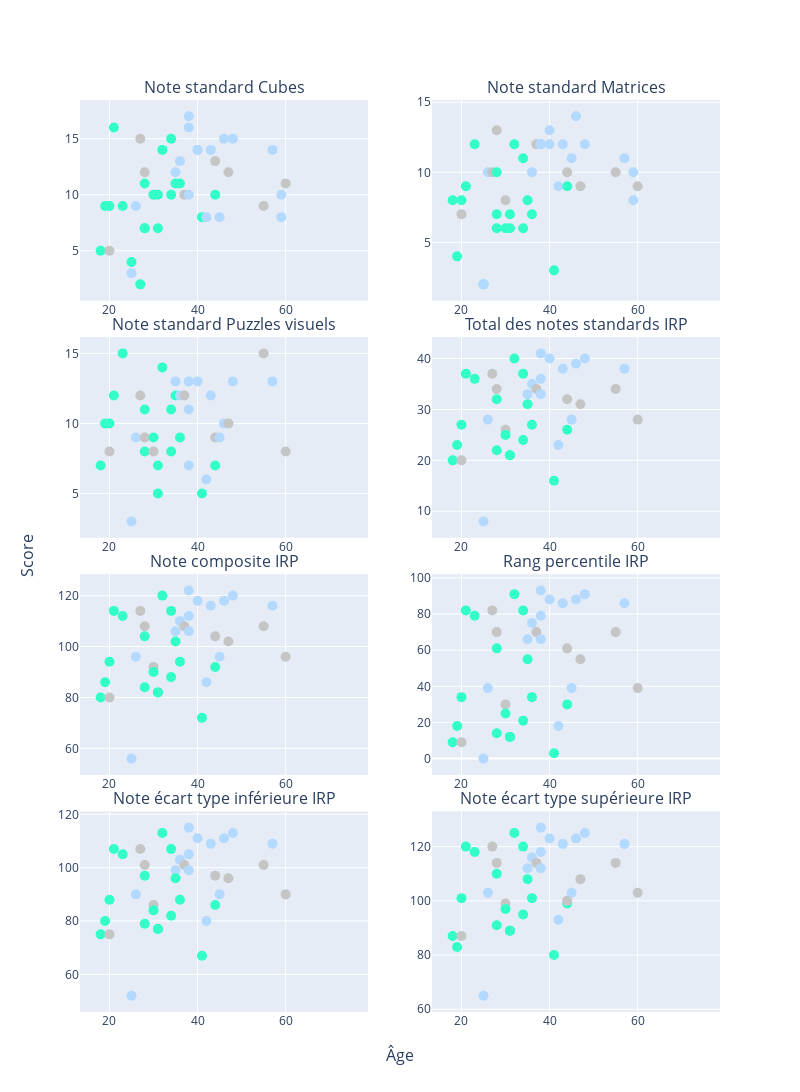

The cell this chart's notebook holds for it:
### Code cell
fig_wais_sub.add_trace(go.Scatter(x= df_wais_sub['age'], y=df_wais_sub[subplot_titles[4]], mode="markers+text",
            marker={'size': 10, "color": df_wais_sub['Type_color'] },
            hovertext= df_wais_sub['ID_SECONDAIRE'] +", "+ df_wais_sub['Type']),
            row=1, col=1)

fig_wais_sub.add_trace(go.Scatter(x= df_wais_sub['age'], y=df_wais_sub[subplot_titles[5]], mode="markers+text",
            marker={'size': 10, "color": df_wais_sub['Type_color'] },
            hovertext= df_wais_sub['ID_SECONDAIRE'] +", "+ df_wais_sub['Type']),
              row=1, col=2)

fig_wais_sub.add_trace(go.Scatter(x= df_wais_sub['age'], y=df_wais_sub[subplot_titles[6]], mode="markers+text",
            marker={'size': 10, "color": df_wais_sub['Type_color'] },
            hovertext= df_wais_sub['ID_SECONDAIRE'] +", "+ df_wais_sub['Type']),
              row=2, col=1)

fig_wais_sub.add_trace(go.Scatter(x= df_wais_sub['age'], y=df_wais_sub[subplot_titles[7]], mode="markers+text",
            marker={'size': 10, "color": df_wais_sub['Type_color'] },
            hovertext= df_wais_sub['ID_SECONDAIRE'] +", "+ df_wais_sub['Type']),
            row=2, col=2)

fig_wais_sub.add_trace(go.Scatter(x= df_wais_sub['age'], y=df_wais_sub[subplot_titles[8]], mode="markers+text",
            marker={'size': 10, "color": df_wais_sub['Type_color'] },
            hovertext= df_wais_sub['ID_SECONDAIRE'] +", "+ df_wais_sub['Type']),
            row=3, col=1)
                                                             
fig_wais_sub.add_trace(go.Scatter(x= df_wais_sub['age'], y=df_wais_sub[subplot_titles[9]], mode="markers+text",
            marker={'size': 10, "color": df_wais_sub['Type_color'] },
            hovertext= df_wais_sub['ID_SECONDAIRE'] +", "+ df_wais_sub['Type']),
            row=3, col=2)
    
fig_wais_sub.add_trace(go.Scatter(x= df_wais_sub['age'], y=df_wais_sub[subplot_titles[10]], mode="markers+text",
            marker={'size': 10, "color": df_wais_sub['Type_color'] },
            hovertext= df_wais_sub['ID_SECONDAIRE'] +", "+ df_wais_sub['Type']),
            row=4, col=1)
    
fig_wais_sub.add_trace(go.Scatter(x= df_wais_sub['age'], y=df_wais_sub[subplot_titles[11]], mode="markers+text",
            marker={'size': 10, "color": df_wais_sub['Type_color'] },
            hovertext= df_wais_sub['ID_SECONDAIRE'] +", "+ df_wais_sub['Type']),
            row=4, col=2)
    
fig_wais_sub.update_layout(height=1500, width=800,
                   showlegend=False
            )

### Figure 1 — Plotly figure (JSON) as saved in the notebook; plotly's stock layout.template omitted (floating-point values rounded to 4 significant figures)
{"data": [{"hovertext": ["EF 2E 22 E0 EA, Type 1", "B6 A4 CD 3A 81, Type 1", "76 A2 26 6F C7, Type inconnu", "C2 C3 05 A8 4B, Type 1", "39 CA BD 3C 82, Type 1", "7B DE 78 5B F6, Type 1", "9B 8E 44 F8 FF, Type 1", "EA 6F FF DE 42, Type 2", "90 01 09 71 F0, Type 2", "39 35 88 38 7B, Type inconnu", "35 86 13 56 24, Type 1", "AB A5 ED 43 8B, Type 1", "81 03 8C 07 58, Type inconnu", "7D 76 3D FC 91, Type 1", "73 EC 1B D7 9B, Type 1", "48 84 25 4A E0, Type inconnu", "01 83 17 5E 89, Type 1", "B9 5D 22 14 86, Type 1", "A1 54 32 B1 53, Type 1", "FD 11 B7 CF 8F, Type 1", "DB 6B 59 3A 0C, Type 1", "F1 C2 1C 3A FC, Type 1", "31 19 64 3D 10, Type 2", "98 2C 1A AA 87, Type 1", "A2 D7 D0 A4 2A, Type 1", "D7 FC 44 05 CA, Type 2", "8A A0 53 AC 37, Type inconnu", "8A 77 B8 09 AD, Type 2", "02 88 A7 94 50, Type 2", "64 0B 1B 0A 45, Type 2", "51 B7 6E C2 FD, Type 2", "A4 03 5A F0 57, Type 2", "02 92 7B FF E6, Type 1", "90 A6 58 8A AD, Type 2", "F5 E4 FD A4 9F, Type 2", "06 25 B6 B7 F5, Type 1", "47 09 1C 5F 94, Type inconnu", "76 8F 56 DE 15, Type 2", "3D F6 5A B4 9D, Type 2", "3F 34 F5 32 80, Type inconnu", "A6 FD C4 C0 69, Type 2", "4F 9C 21 D3 31, Type 2", "4B 6C 17 74 29, Type inconnu", "94 EB 19 B7 18, Type 2", "12 A8 8F 3F 67, Type inconnu", "19 01 73 04 E2, Type 2", "A2 C1 35 C2 8C, Type 2", "0F 30 93 5E 0E, Type 2", "81 DB 14 CC 21, Type inconnu", "CA A2 77 FC 22, Type 2", "96 B8 5B 6F 8F, Type inconnu", "96 DD DC FE E3, Type 2", "21 36 06 E2 38, Type 2", "B7 CA E8 BC 99, Type 2", "3E C6 4C 31 8B, Type inconnu", "EF 4A CF 20 AF, Type 2"], "marker": {"color": ["#33ffc9", "#33ffc9", "#C5C5C5", "#33ffc9", "#33ffc9", "#33ffc9", "#33ffc9", "#B3D9FF", "#B3D9FF", "#C5C5C5", "#33ffc9", "#33ffc9", "#C5C5C5", "#33ffc9", "#33ffc9", "#C5C5C5", "#33ffc9", "#33ffc9", "#33ffc9", "#33ffc9", "#33ffc9", "#33ffc9", "#B3D9FF", "#33ffc9", "#33ffc9", "#B3D9FF", "#C5C5C5", "#B3D9FF", "#B3D9FF", "#B3D9FF", "#B3D9FF", "#B3D9FF", "#33ffc9", "#B3D9FF", "#B3D9FF", "#33ffc9", "#C5C5C5", "#B3D9FF", "#B3D9FF", "#C5C5C5", "#B3D9FF", "#B3D9FF", "#C5C5C5", "#B3D9FF", "#C5C5C5", "#B3D9FF", "#B3D9FF", "#B3D9FF", "#C5C5C5", "#B3D9FF", "#C5C5C5", "#B3D9FF", "#B3D9FF", "#B3D9FF", "#C5C5C5", "#B3D9FF"], "size": 10}, "mode": "markers+text", "type": "scatter", "x": [18, 19, 20, 20, 21, 23, 25, 25, 26, 27, 27, 28, 28, 28, 28, 30, 30, 31, 31, 32, 34, 34, 35, 35, 36, 36, 37, 38, 38, 38, 40, 40, 41, 42, 43, 44, 44, 45, 46, 47, 48, 52, 55, 57, 57, 59, 59, 59, 60, 60, 62, 64, 67, 72, 74, 74], "xaxis": "x", "y": [5, 9, 5, 9, 16, 9, 4, 3, 9, 15, 2, 7, 12, 11, 7, 10, 10, 10, 7, 14, 10, 15, 12, 11, 11, 13, 10, 16, 10, 17, 14, 14, 8, 8, 14, 10, 13, 8, 15, 12, 15, null, 9, 14, null, 10, null, 8, 11, null, null, null, null, null, null, null], "yaxis": "y"}, {"hovertext": ["EF 2E 22 E0 EA, Type 1", "B6 A4 CD 3A 81, Type 1", "76 A2 26 6F C7, Type inconnu", "C2 C3 05 A8 4B, Type 1", "39 CA BD 3C 82, Type 1", "7B DE 78 5B F6, Type 1", "9B 8E 44 F8 FF, Type 1", "EA 6F FF DE 42, Type 2", "90 01 09 71 F0, Type 2", "39 35 88 38 7B, Type inconnu", "35 86 13 56 24, Type 1", "AB A5 ED 43 8B, Type 1", "81 03 8C 07 58, Type inconnu", "7D 76 3D FC 91, Type 1", "73 EC 1B D7 9B, Type 1", "48 84 25 4A E0, Type inconnu", "01 83 17 5E 89, Type 1", "B9 5D 22 14 86, Type 1", "A1 54 32 B1 53, Type 1", "FD 11 B7 CF 8F, Type 1", "DB 6B 59 3A 0C, Type 1", "F1 C2 1C 3A FC, Type 1", "31 19 64 3D 10, Type 2", "98 2C 1A AA 87, Type 1", "A2 D7 D0 A4 2A, Type 1", "D7 FC 44 05 CA, Type 2", "8A A0 53 AC 37, Type inconnu", "8A 77 B8 09 AD, Type 2", "02 88 A7 94 50, Type 2", "64 0B 1B 0A 45, Type 2", "51 B7 6E C2 FD, Type 2", "A4 03 5A F0 57, Type 2", "02 92 7B FF E6, Type 1", "90 A6 58 8A AD, Type 2", "F5 E4 FD A4 9F, Type 2", "06 25 B6 B7 F5, Type 1", "47 09 1C 5F 94, Type inconnu", "76 8F 56 DE 15, Type 2", "3D F6 5A B4 9D, Type 2", "3F 34 F5 32 80, Type inconnu", "A6 FD C4 C0 69, Type 2", "4F 9C 21 D3 31, Type 2", "4B 6C 17 74 29, Type inconnu", "94 EB 19 B7 18, Type 2", "12 A8 8F 3F 67, Type inconnu", "19 01 73 04 E2, Type 2", "A2 C1 35 C2 8C, Type 2", "0F 30 93 5E 0E, Type 2", "81 DB 14 CC 21, Type inconnu", "CA A2 77 FC 22, Type 2", "96 B8 5B 6F 8F, Type inconnu", "96 DD DC FE E3, Type 2", "21 36 06 E2 38, Type 2", "B7 CA E8 BC 99, Type 2", "3E C6 4C 31 8B, Type inconnu", "EF 4A CF 20 AF, Type 2"], "marker": {"color": ["#33ffc9", "#33ffc9", "#C5C5C5", "#33ffc9", "#33ffc9", "#33ffc9", "#33ffc9", "#B3D9FF", "#B3D9FF", "#C5C5C5", "#33ffc9", "#33ffc9", "#C5C5C5", "#33ffc9", "#33ffc9", "#C5C5C5", "#33ffc9", "#33ffc9", "#33ffc9", "#33ffc9", "#33ffc9", "#33ffc9", "#B3D9FF", "#33ffc9", "#33ffc9", "#B3D9FF", "#C5C5C5", "#B3D9FF", "#B3D9FF", "#B3D9FF", "#B3D9FF", "#B3D9FF", "#33ffc9", "#B3D9FF", "#B3D9FF", "#33ffc9", "#C5C5C5", "#B3D9FF", "#B3D9FF", "#C5C5C5", "#B3D9FF", "#B3D9FF", "#C5C5C5", "#B3D9FF", "#C5C5C5", "#B3D9FF", "#B3D9FF", "#B3D9FF", "#C5C5C5", "#B3D9FF", "#C5C5C5", "#B3D9FF", "#B3D9FF", "#B3D9FF", "#C5C5C5", "#B3D9FF"], "size": 10}, "mode": "markers+text", "type": "scatter", "x": [18, 19, 20, 20, 21, 23, 25, 25, 26, 27, 27, 28, 28, 28, 28, 30, 30, 31, 31, 32, 34, 34, 35, 35, 36, 36, 37, 38, 38, 38, 40, 40, 41, 42, 43, 44, 44, 45, 46, 47, 48, 52, 55, 57, 57, 59, 59, 59, 60, 60, 62, 64, 67, 72, 74, 74], "xaxis": "x2", "y": [8, 4, 7, 8, 9, 12, 2, 2, 10, 10, null, 7, 13, 10, 6, 8, 6, 6, 7, 12, 6, 11, 8, 8, 7, 10, 12, 12, 12, 12, 13, 12, 3, 9, 12, 9, 10, 11, 14, 9, 12, null, 10, 11, null, 10, null, 8, 9, null, null, null, null, null, null, null], "yaxis": "y2"}, {"hovertext": ["EF 2E 22 E0 EA, Type 1", "B6 A4 CD 3A 81, Type 1", "76 A2 26 6F C7, Type inconnu", "C2 C3 05 A8 4B, Type 1", "39 CA BD 3C 82, Type 1", "7B DE 78 5B F6, Type 1", "9B 8E 44 F8 FF, Type 1", "EA 6F FF DE 42, Type 2", "90 01 09 71 F0, Type 2", "39 35 88 38 7B, Type inconnu", "35 86 13 56 24, Type 1", "AB A5 ED 43 8B, Type 1", "81 03 8C 07 58, Type inconnu", "7D 76 3D FC 91, Type 1", "73 EC 1B D7 9B, Type 1", "48 84 25 4A E0, Type inconnu", "01 83 17 5E 89, Type 1", "B9 5D 22 14 86, Type 1", "A1 54 32 B1 53, Type 1", "FD 11 B7 CF 8F, Type 1", "DB 6B 59 3A 0C, Type 1", "F1 C2 1C 3A FC, Type 1", "31 19 64 3D 10, Type 2", "98 2C 1A AA 87, Type 1", "A2 D7 D0 A4 2A, Type 1", "D7 FC 44 05 CA, Type 2", "8A A0 53 AC 37, Type inconnu", "8A 77 B8 09 AD, Type 2", "02 88 A7 94 50, Type 2", "64 0B 1B 0A 45, Type 2", "51 B7 6E C2 FD, Type 2", "A4 03 5A F0 57, Type 2", "02 92 7B FF E6, Type 1", "90 A6 58 8A AD, Type 2", "F5 E4 FD A4 9F, Type 2", "06 25 B6 B7 F5, Type 1", "47 09 1C 5F 94, Type inconnu", "76 8F 56 DE 15, Type 2", "3D F6 5A B4 9D, Type 2", "3F 34 F5 32 80, Type inconnu", "A6 FD C4 C0 69, Type 2", "4F 9C 21 D3 31, Type 2", "4B 6C 17 74 29, Type inconnu", "94 EB 19 B7 18, Type 2", "12 A8 8F 3F 67, Type inconnu", "19 01 73 04 E2, Type 2", "A2 C1 35 C2 8C, Type 2", "0F 30 93 5E 0E, Type 2", "81 DB 14 CC 21, Type inconnu", "CA A2 77 FC 22, Type 2", "96 B8 5B 6F 8F, Type inconnu", "96 DD DC FE E3, Type 2", "21 36 06 E2 38, Type 2", "B7 CA E8 BC 99, Type 2", "3E C6 4C 31 8B, Type inconnu", "EF 4A CF 20 AF, Type 2"], "marker": {"color": ["#33ffc9", "#33ffc9", "#C5C5C5", "#33ffc9", "#33ffc9", "#33ffc9", "#33ffc9", "#B3D9FF", "#B3D9FF", "#C5C5C5", "#33ffc9", "#33ffc9", "#C5C5C5", "#33ffc9", "#33ffc9", "#C5C5C5", "#33ffc9", "#33ffc9", "#33ffc9", "#33ffc9", "#33ffc9", "#33ffc9", "#B3D9FF", "#33ffc9", "#33ffc9", "#B3D9FF", "#C5C5C5", "#B3D9FF", "#B3D9FF", "#B3D9FF", "#B3D9FF", "#B3D9FF", "#33ffc9", "#B3D9FF", "#B3D9FF", "#33ffc9", "#C5C5C5", "#B3D9FF", "#B3D9FF", "#C5C5C5", "#B3D9FF", "#B3D9FF", "#C5C5C5", "#B3D9FF", "#C5C5C5", "#B3D9FF", "#B3D9FF", "#B3D9FF", "#C5C5C5", "#B3D9FF", "#C5C5C5", "#B3D9FF", "#B3D9FF", "#B3D9FF", "#C5C5C5", "#B3D9FF"], "size": 10}, "mode": "markers+text", "type": "scatter", "x": [18, 19, 20, 20, 21, 23, 25, 25, 26, 27, 27, 28, 28, 28, 28, 30, 30, 31, 31, 32, 34, 34, 35, 35, 36, 36, 37, 38, 38, 38, 40, 40, 41, 42, 43, 44, 44, 45, 46, 47, 48, 52, 55, 57, 57, 59, 59, 59, 60, 60, 62, 64, 67, 72, 74, 74], "xaxis": "x3", "y": [7, 10, 8, 10, 12, 15, null, 3, 9, 12, null, 8, 9, 11, null, 8, 9, 5, 7, 14, 8, 11, 13, 12, 9, 12, 12, 13, 11, 7, 13, null, 5, 6, 12, 7, 9, 9, 10, 10, 13, null, 15, 13, null, null, null, null, 8, null, null, null, null, null, null, null], "yaxis": "y3"}, {"hovertext": ["EF 2E 22 E0 EA, Type 1", "B6 A4 CD 3A 81, Type 1", "76 A2 26 6F C7, Type inconnu", "C2 C3 05 A8 4B, Type 1", "39 CA BD 3C 82, Type 1", "7B DE 78 5B F6, Type 1", "9B 8E 44 F8 FF, Type 1", "EA 6F FF DE 42, Type 2", "90 01 09 71 F0, Type 2", "39 35 88 38 7B, Type inconnu", "35 86 13 56 24, Type 1", "AB A5 ED 43 8B, Type 1", "81 03 8C 07 58, Type inconnu", "7D 76 3D FC 91, Type 1", "73 EC 1B D7 9B, Type 1", "48 84 25 4A E0, Type inconnu", "01 83 17 5E 89, Type 1", "B9 5D 22 14 86, Type 1", "A1 54 32 B1 53, Type 1", "FD 11 B7 CF 8F, Type 1", "DB 6B 59 3A 0C, Type 1", "F1 C2 1C 3A FC, Type 1", "31 19 64 3D 10, Type 2", "98 2C 1A AA 87, Type 1", "A2 D7 D0 A4 2A, Type 1", "D7 FC 44 05 CA, Type 2", "8A A0 53 AC 37, Type inconnu", "8A 77 B8 09 AD, Type 2", "02 88 A7 94 50, Type 2", "64 0B 1B 0A 45, Type 2", "51 B7 6E C2 FD, Type 2", "A4 03 5A F0 57, Type 2", "02 92 7B FF E6, Type 1", "90 A6 58 8A AD, Type 2", "F5 E4 FD A4 9F, Type 2", "06 25 B6 B7 F5, Type 1", "47 09 1C 5F 94, Type inconnu", "76 8F 56 DE 15, Type 2", "3D F6 5A B4 9D, Type 2", "3F 34 F5 32 80, Type inconnu", "A6 FD C4 C0 69, Type 2", "4F 9C 21 D3 31, Type 2", "4B 6C 17 74 29, Type inconnu", "94 EB 19 B7 18, Type 2", "12 A8 8F 3F 67, Type inconnu", "19 01 73 04 E2, Type 2", "A2 C1 35 C2 8C, Type 2", "0F 30 93 5E 0E, Type 2", "81 DB 14 CC 21, Type inconnu", "CA A2 77 FC 22, Type 2", "96 B8 5B 6F 8F, Type inconnu", "96 DD DC FE E3, Type 2", "21 36 06 E2 38, Type 2", "B7 CA E8 BC 99, Type 2", "3E C6 4C 31 8B, Type inconnu", "EF 4A CF 20 AF, Type 2"], "marker": {"color": ["#33ffc9", "#33ffc9", "#C5C5C5", "#33ffc9", "#33ffc9", "#33ffc9", "#33ffc9", "#B3D9FF", "#B3D9FF", "#C5C5C5", "#33ffc9", "#33ffc9", "#C5C5C5", "#33ffc9", "#33ffc9", "#C5C5C5", "#33ffc9", "#33ffc9", "#33ffc9", "#33ffc9", "#33ffc9", "#33ffc9", "#B3D9FF", "#33ffc9", "#33ffc9", "#B3D9FF", "#C5C5C5", "#B3D9FF", "#B3D9FF", "#B3D9FF", "#B3D9FF", "#B3D9FF", "#33ffc9", "#B3D9FF", "#B3D9FF", "#33ffc9", "#C5C5C5", "#B3D9FF", "#B3D9FF", "#C5C5C5", "#B3D9FF", "#B3D9FF", "#C5C5C5", "#B3D9FF", "#C5C5C5", "#B3D9FF", "#B3D9FF", "#B3D9FF", "#C5C5C5", "#B3D9FF", "#C5C5C5", "#B3D9FF", "#B3D9FF", "#B3D9FF", "#C5C5C5", "#B3D9FF"], "size": 10}, "mode": "markers+text", "type": "scatter", "x": [18, 19, 20, 20, 21, 23, 25, 25, 26, 27, 27, 28, 28, 28, 28, 30, 30, 31, 31, 32, 34, 34, 35, 35, 36, 36, 37, 38, 38, 38, 40, 40, 41, 42, 43, 44, 44, 45, 46, 47, 48, 52, 55, 57, 57, 59, 59, 59, 60, 60, 62, 64, 67, 72, 74, 74], "xaxis": "x4", "y": [20, 23, 20, 27, 37, 36, null, 8, 28, 37, null, 22, 34, 32, null, 26, 25, 21, 21, 40, 24, 37, 33, 31, 27, 35, 34, 41, 33, 36, 40, null, 16, 23, 38, 26, 32, 28, 39, 31, 40, null, 34, 38, null, null, null, null, 28, null, null, null, null, null, null, null], "yaxis": "y4"}, {"hovertext": ["EF 2E 22 E0 EA, Type 1", "B6 A4 CD 3A 81, Type 1", "76 A2 26 6F C7, Type inconnu", "C2 C3 05 A8 4B, Type 1", "39 CA BD 3C 82, Type 1", "7B DE 78 5B F6, Type 1", "9B 8E 44 F8 FF, Type 1", "EA 6F FF DE 42, Type 2", "90 01 09 71 F0, Type 2", "39 35 88 38 7B, Type inconnu", "35 86 13 56 24, Type 1", "AB A5 ED 43 8B, Type 1", "81 03 8C 07 58, Type inconnu", "7D 76 3D FC 91, Type 1", "73 EC 1B D7 9B, Type 1", "48 84 25 4A E0, Type inconnu", "01 83 17 5E 89, Type 1", "B9 5D 22 14 86, Type 1", "A1 54 32 B1 53, Type 1", "FD 11 B7 CF 8F, Type 1", "DB 6B 59 3A 0C, Type 1", "F1 C2 1C 3A FC, Type 1", "31 19 64 3D 10, Type 2", "98 2C 1A AA 87, Type 1", "A2 D7 D0 A4 2A, Type 1", "D7 FC 44 05 CA, Type 2", "8A A0 53 AC 37, Type inconnu", "8A 77 B8 09 AD, Type 2", "02 88 A7 94 50, Type 2", "64 0B 1B 0A 45, Type 2", "51 B7 6E C2 FD, Type 2", "A4 03 5A F0 57, Type 2", "02 92 7B FF E6, Type 1", "90 A6 58 8A AD, Type 2", "F5 E4 FD A4 9F, Type 2", "06 25 B6 B7 F5, Type 1", "47 09 1C 5F 94, Type inconnu", "76 8F 56 DE 15, Type 2", "3D F6 5A B4 9D, Type 2", "3F 34 F5 32 80, Type inconnu", "A6 FD C4 C0 69, Type 2", "4F 9C 21 D3 31, Type 2", "4B 6C 17 74 29, Type inconnu", "94 EB 19 B7 18, Type 2", "12 A8 8F 3F 67, Type inconnu", "19 01 73 04 E2, Type 2", "A2 C1 35 C2 8C, Type 2", "0F 30 93 5E 0E, Type 2", "81 DB 14 CC 21, Type inconnu", "CA A2 77 FC 22, Type 2", "96 B8 5B 6F 8F, Type inconnu", "96 DD DC FE E3, Type 2", "21 36 06 E2 38, Type 2", "B7 CA E8 BC 99, Type 2", "3E C6 4C 31 8B, Type inconnu", "EF 4A CF 20 AF, Type 2"], "marker": {"color": ["#33ffc9", "#33ffc9", "#C5C5C5", "#33ffc9", "#33ffc9", "#33ffc9", "#33ffc9", "#B3D9FF", "#B3D9FF", "#C5C5C5", "#33ffc9", "#33ffc9", "#C5C5C5", "#33ffc9", "#33ffc9", "#C5C5C5", "#33ffc9", "#33ffc9", "#33ffc9", "#33ffc9", "#33ffc9", "#33ffc9", "#B3D9FF", "#33ffc9", "#33ffc9", "#B3D9FF", "#C5C5C5", "#B3D9FF", "#B3D9FF", "#B3D9FF", "#B3D9FF", "#B3D9FF", "#33ffc9", "#B3D9FF", "#B3D9FF", "#33ffc9", "#C5C5C5", "#B3D9FF", "#B3D9FF", "#C5C5C5", "#B3D9FF", "#B3D9FF", "#C5C5C5", "#B3D9FF", "#C5C5C5", "#B3D9FF", "#B3D9FF", "#B3D9FF", "#C5C5C5", "#B3D9FF", "#C5C5C5", "#B3D9FF", "#B3D9FF", "#B3D9FF", "#C5C5C5", "#B3D9FF"], "size": 10}, "mode": "markers+text", "type": "scatter", "x": [18, 19, 20, 20, 21, 23, 25, 25, 26, 27, 27, 28, 28, 28, 28, 30, 30, 31, 31, 32, 34, 34, 35, 35, 36, 36, 37, 38, 38, 38, 40, 40, 41, 42, 43, 44, 44, 45, 46, 47, 48, 52, 55, 57, 57, 59, 59, 59, 60, 60, 62, 64, 67, 72, 74, 74], "xaxis": "x5", "y": [80, 86, 80, 94, 114, 112, null, 56, 96, 114, null, 84, 108, 104, null, 92, 90, 82, 82, 120, 88, 114, 106, 102, 94, 110, 108, 122, 106, 112, 118, null, 72, 86, 116, 92, 104, 96, 118, 102, 120, null, 108, 116, null, null, null, null, 96, null, null, null, null, null, null, null], "yaxis": "y5"}, {"hovertext": ["EF 2E 22 E0 EA, Type 1", "B6 A4 CD 3A 81, Type 1", "76 A2 26 6F C7, Type inconnu", "C2 C3 05 A8 4B, Type 1", "39 CA BD 3C 82, Type 1", "7B DE 78 5B F6, Type 1", "9B 8E 44 F8 FF, Type 1", "EA 6F FF DE 42, Type 2", "90 01 09 71 F0, Type 2", "39 35 88 38 7B, Type inconnu", "35 86 13 56 24, Type 1", "AB A5 ED 43 8B, Type 1", "81 03 8C 07 58, Type inconnu", "7D 76 3D FC 91, Type 1", "73 EC 1B D7 9B, Type 1", "48 84 25 4A E0, Type inconnu", "01 83 17 5E 89, Type 1", "B9 5D 22 14 86, Type 1", "A1 54 32 B1 53, Type 1", "FD 11 B7 CF 8F, Type 1", "DB 6B 59 3A 0C, Type 1", "F1 C2 1C 3A FC, Type 1", "31 19 64 3D 10, Type 2", "98 2C 1A AA 87, Type 1", "A2 D7 D0 A4 2A, Type 1", "D7 FC 44 05 CA, Type 2", "8A A0 53 AC 37, Type inconnu", "8A 77 B8 09 AD, Type 2", "02 88 A7 94 50, Type 2", "64 0B 1B 0A 45, Type 2", "51 B7 6E C2 FD, Type 2", "A4 03 5A F0 57, Type 2", "02 92 7B FF E6, Type 1", "90 A6 58 8A AD, Type 2", "F5 E4 FD A4 9F, Type 2", "06 25 B6 B7 F5, Type 1", "47 09 1C 5F 94, Type inconnu", "76 8F 56 DE 15, Type 2", "3D F6 5A B4 9D, Type 2", "3F 34 F5 32 80, Type inconnu", "A6 FD C4 C0 69, Type 2", "4F 9C 21 D3 31, Type 2", "4B 6C 17 74 29, Type inconnu", "94 EB 19 B7 18, Type 2", "12 A8 8F 3F 67, Type inconnu", "19 01 73 04 E2, Type 2", "A2 C1 35 C2 8C, Type 2", "0F 30 93 5E 0E, Type 2", "81 DB 14 CC 21, Type inconnu", "CA A2 77 FC 22, Type 2", "96 B8 5B 6F 8F, Type inconnu", "96 DD DC FE E3, Type 2", "21 36 06 E2 38, Type 2", "B7 CA E8 BC 99, Type 2", "3E C6 4C 31 8B, Type inconnu", "EF 4A CF 20 AF, Type 2"], "marker": {"color": ["#33ffc9", "#33ffc9", "#C5C5C5", "#33ffc9", "#33ffc9", "#33ffc9", "#33ffc9", "#B3D9FF", "#B3D9FF", "#C5C5C5", "#33ffc9", "#33ffc9", "#C5C5C5", "#33ffc9", "#33ffc9", "#C5C5C5", "#33ffc9", "#33ffc9", "#33ffc9", "#33ffc9", "#33ffc9", "#33ffc9", "#B3D9FF", "#33ffc9", "#33ffc9", "#B3D9FF", "#C5C5C5", "#B3D9FF", "#B3D9FF", "#B3D9FF", "#B3D9FF", "#B3D9FF", "#33ffc9", "#B3D9FF", "#B3D9FF", "#33ffc9", "#C5C5C5", "#B3D9FF", "#B3D9FF", "#C5C5C5", "#B3D9FF", "#B3D9FF", "#C5C5C5", "#B3D9FF", "#C5C5C5", "#B3D9FF", "#B3D9FF", "#B3D9FF", "#C5C5C5", "#B3D9FF", "#C5C5C5", "#B3D9FF", "#B3D9FF", "#B3D9FF", "#C5C5C5", "#B3D9FF"], "size": 10}, "mode": "markers+text", "type": "scatter", "x": [18, 19, 20, 20, 21, 23, 25, 25, 26, 27, 27, 28, 28, 28, 28, 30, 30, 31, 31, 32, 34, 34, 35, 35, 36, 36, 37, 38, 38, 38, 40, 40, 41, 42, 43, 44, 44, 45, 46, 47, 48, 52, 55, 57, 57, 59, 59, 59, 60, 60, 62, 64, 67, 72, 74, 74], "xaxis": "x6", "y": [9, 18, 9, 34, 82, 79, null, 0, 39, 82, null, 14, 70, 61, null, 30, 25, 12, 12, 91, 21, 82, 66, 55, 34, 75, 70, 93, 66, 79, 88, null, 3, 18, 86, 30, 61, 39, 88, 55, 91, null, 70, 86, null, null, null, null, 39, null, null, null, null, null, null, null], "yaxis": "y6"}, {"hovertext": ["EF 2E 22 E0 EA, Type 1", "B6 A4 CD 3A 81, Type 1", "76 A2 26 6F C7, Type inconnu", "C2 C3 05 A8 4B, Type 1", "39 CA BD 3C 82, Type 1", "7B DE 78 5B F6, Type 1", "9B 8E 44 F8 FF, Type 1", "EA 6F FF DE 42, Type 2", "90 01 09 71 F0, Type 2", "39 35 88 38 7B, Type inconnu", "35 86 13 56 24, Type 1", "AB A5 ED 43 8B, Type 1", "81 03 8C 07 58, Type inconnu", "7D 76 3D FC 91, Type 1", "73 EC 1B D7 9B, Type 1", "48 84 25 4A E0, Type inconnu", "01 83 17 5E 89, Type 1", "B9 5D 22 14 86, Type 1", "A1 54 32 B1 53, Type 1", "FD 11 B7 CF 8F, Type 1", "DB 6B 59 3A 0C, Type 1", "F1 C2 1C 3A FC, Type 1", "31 19 64 3D 10, Type 2", "98 2C 1A AA 87, Type 1", "A2 D7 D0 A4 2A, Type 1", "D7 FC 44 05 CA, Type 2", "8A A0 53 AC 37, Type inconnu", "8A 77 B8 09 AD, Type 2", "02 88 A7 94 50, Type 2", "64 0B 1B 0A 45, Type 2", "51 B7 6E C2 FD, Type 2", "A4 03 5A F0 57, Type 2", "02 92 7B FF E6, Type 1", "90 A6 58 8A AD, Type 2", "F5 E4 FD A4 9F, Type 2", "06 25 B6 B7 F5, Type 1", "47 09 1C 5F 94, Type inconnu", "76 8F 56 DE 15, Type 2", "3D F6 5A B4 9D, Type 2", "3F 34 F5 32 80, Type inconnu", "A6 FD C4 C0 69, Type 2", "4F 9C 21 D3 31, Type 2", "4B 6C 17 74 29, Type inconnu", "94 EB 19 B7 18, Type 2", "12 A8 8F 3F 67, Type inconnu", "19 01 73 04 E2, Type 2", "A2 C1 35 C2 8C, Type 2", "0F 30 93 5E 0E, Type 2", "81 DB 14 CC 21, Type inconnu", "CA A2 77 FC 22, Type 2", "96 B8 5B 6F 8F, Type inconnu", "96 DD DC FE E3, Type 2", "21 36 06 E2 38, Type 2", "B7 CA E8 BC 99, Type 2", "3E C6 4C 31 8B, Type inconnu", "EF 4A CF 20 AF, Type 2"], "marker": {"color": ["#33ffc9", "#33ffc9", "#C5C5C5", "#33ffc9", "#33ffc9", "#33ffc9", "#33ffc9", "#B3D9FF", "#B3D9FF", "#C5C5C5", "#33ffc9", "#33ffc9", "#C5C5C5", "#33ffc9", "#33ffc9", "#C5C5C5", "#33ffc9", "#33ffc9", "#33ffc9", "#33ffc9", "#33ffc9", "#33ffc9", "#B3D9FF", "#33ffc9", "#33ffc9", "#B3D9FF", "#C5C5C5", "#B3D9FF", "#B3D9FF", "#B3D9FF", "#B3D9FF", "#B3D9FF", "#33ffc9", "#B3D9FF", "#B3D9FF", "#33ffc9", "#C5C5C5", "#B3D9FF", "#B3D9FF", "#C5C5C5", "#B3D9FF", "#B3D9FF", "#C5C5C5", "#B3D9FF", "#C5C5C5", "#B3D9FF", "#B3D9FF", "#B3D9FF", "#C5C5C5", "#B3D9FF", "#C5C5C5", "#B3D9FF", "#B3D9FF", "#B3D9FF", "#C5C5C5", "#B3D9FF"], "size": 10}, "mode": "markers+text", "type": "scatter", "x": [18, 19, 20, 20, 21, 23, 25, 25, 26, 27, 27, 28, 28, 28, 28, 30, 30, 31, 31, 32, 34, 34, 35, 35, 36, 36, 37, 38, 38, 38, 40, 40, 41, 42, 43, 44, 44, 45, 46, 47, 48, 52, 55, 57, 57, 59, 59, 59, 60, 60, 62, 64, 67, 72, 74, 74], "xaxis": "x7", "y": [75, 80, 75, 88, 107, 105, null, 52, 90, 107, null, 79, 101, 97, null, 86, 84, 77, 77, 113, 82, 107, 99, 96, 88, 103, 101, 115, 99, 105, 111, null, 67, 80, 109, 86, 97, 90, 111, 96, 113, null, 101, 109, null, null, null, null, 90, null, null, null, null, null, null, null], "yaxis": "y7"}, {"hovertext": ["EF 2E 22 E0 EA, Type 1", "B6 A4 CD 3A 81, Type 1", "76 A2 26 6F C7, Type inconnu", "C2 C3 05 A8 4B, Type 1", "39 CA BD 3C 82, Type 1", "7B DE 78 5B F6, Type 1", "9B 8E 44 F8 FF, Type 1", "EA 6F FF DE 42, Type 2", "90 01 09 71 F0, Type 2", "39 35 88 38 7B, Type inconnu", "35 86 13 56 24, Type 1", "AB A5 ED 43 8B, Type 1", "81 03 8C 07 58, Type inconnu", "7D 76 3D FC 91, Type 1", "73 EC 1B D7 9B, Type 1", "48 84 25 4A E0, Type inconnu", "01 83 17 5E 89, Type 1", "B9 5D 22 14 86, Type 1", "A1 54 32 B1 53, Type 1", "FD 11 B7 CF 8F, Type 1", "DB 6B 59 3A 0C, Type 1", "F1 C2 1C 3A FC, Type 1", "31 19 64 3D 10, Type 2", "98 2C 1A AA 87, Type 1", "A2 D7 D0 A4 2A, Type 1", "D7 FC 44 05 CA, Type 2", "8A A0 53 AC 37, Type inconnu", "8A 77 B8 09 AD, Type 2", "02 88 A7 94 50, Type 2", "64 0B 1B 0A 45, Type 2", "51 B7 6E C2 FD, Type 2", "A4 03 5A F0 57, Type 2", "02 92 7B FF E6, Type 1", "90 A6 58 8A AD, Type 2", "F5 E4 FD A4 9F, Type 2", "06 25 B6 B7 F5, Type 1", "47 09 1C 5F 94, Type inconnu", "76 8F 56 DE 15, Type 2", "3D F6 5A B4 9D, Type 2", "3F 34 F5 32 80, Type inconnu", "A6 FD C4 C0 69, Type 2", "4F 9C 21 D3 31, Type 2", "4B 6C 17 74 29, Type inconnu", "94 EB 19 B7 18, Type 2", "12 A8 8F 3F 67, Type inconnu", "19 01 73 04 E2, Type 2", "A2 C1 35 C2 8C, Type 2", "0F 30 93 5E 0E, Type 2", "81 DB 14 CC 21, Type inconnu", "CA A2 77 FC 22, Type 2", "96 B8 5B 6F 8F, Type inconnu", "96 DD DC FE E3, Type 2", "21 36 06 E2 38, Type 2", "B7 CA E8 BC 99, Type 2", "3E C6 4C 31 8B, Type inconnu", "EF 4A CF 20 AF, Type 2"], "marker": {"color": ["#33ffc9", "#33ffc9", "#C5C5C5", "#33ffc9", "#33ffc9", "#33ffc9", "#33ffc9", "#B3D9FF", "#B3D9FF", "#C5C5C5", "#33ffc9", "#33ffc9", "#C5C5C5", "#33ffc9", "#33ffc9", "#C5C5C5", "#33ffc9", "#33ffc9", "#33ffc9", "#33ffc9", "#33ffc9", "#33ffc9", "#B3D9FF", "#33ffc9", "#33ffc9", "#B3D9FF", "#C5C5C5", "#B3D9FF", "#B3D9FF", "#B3D9FF", "#B3D9FF", "#B3D9FF", "#33ffc9", "#B3D9FF", "#B3D9FF", "#33ffc9", "#C5C5C5", "#B3D9FF", "#B3D9FF", "#C5C5C5", "#B3D9FF", "#B3D9FF", "#C5C5C5", "#B3D9FF", "#C5C5C5", "#B3D9FF", "#B3D9FF", "#B3D9FF", "#C5C5C5", "#B3D9FF", "#C5C5C5", "#B3D9FF", "#B3D9FF", "#B3D9FF", "#C5C5C5", "#B3D9FF"], "size": 10}, "mode": "markers+text", "type": "scatter", "x": [18, 19, 20, 20, 21, 23, 25, 25, 26, 27, 27, 28, 28, 28, 28, 30, 30, 31, 31, 32, 34, 34, 35, 35, 36, 36, 37, 38, 38, 38, 40, 40, 41, 42, 43, 44, 44, 45, 46, 47, 48, 52, 55, 57, 57, 59, 59, 59, 60, 60, 62, 64, 67, 72, 74, 74], "xaxis": "x8", "y": [87, 83, 87, 101, 120, 118, null, 65, 103, 120, null, 91, 114, 110, null, 99, 97, 89, 89, 125, 95, 120, 112, 108, 101, 116, 114, 127, 112, 118, 123, null, 80, 93, 121, 99, 100, 103, 123, 108, 125, null, 114, 121, null, null, null, null, 103, null, null, null, null, null, null, null], "yaxis": "y8"}], "layout": {"annotations": [{"font": {"size": 16}, "showarrow": false, "text": "Note standard Cubes", "x": 0.225, "xanchor": "center", "xref": "paper", "y": 1, "yanchor": "bottom", "yref": "paper"}, {"font": {"size": 16}, "showarrow": false, "text": "Note standard Matrices", "x": 0.775, "xanchor": "center", "xref": "paper", "y": 1, "yanchor": "bottom", "yref": "paper"}, {"font": {"size": 16}, "showarrow": false, "text": "Note standard Puzzles visuels", "x": 0.225, "xanchor": "center", "xref": "paper", "y": 0.74, "yanchor": "bottom", "yref": "paper"}, {"font": {"size": 16}, "showarrow": false, "text": "Total des notes standards IRP", "x": 0.775, "xanchor": "center", "xref": "paper", "y": 0.74, "yanchor": "bottom", "yref": "paper"}, {"font": {"size": 16}, "showarrow": false, "text": "Note composite IRP", "x": 0.225, "xanchor": "center", "xref": "paper", "y": 0.48, "yanchor": "bottom", "yref": "paper"}, {"font": {"size": 16}, "showarrow": false, "text": "Rang percentile IRP", "x": 0.775, "xanchor": "center", "xref": "paper", "y": 0.48, "yanchor": "bottom", "yref": "paper"}, {"font": {"size": 16}, "showarrow": false, "text": "Note écart type inférieure IRP", "x": 0.225, "xanchor": "center", "xref": "paper", "y": 0.22, "yanchor": "bottom", "yref": "paper"}, {"font": {"size": 16}, "showarrow": false, "text": "Note écart type supérieure IRP", "x": 0.775, "xanchor": "center", "xref": "paper", "y": 0.22, "yanchor": "bottom", "yref": "paper"}, {"font": {"size": 16}, "showarrow": false, "text": "Âge", "x": 0.5, "xanchor": "center", "xref": "paper", "y": 0, "yanchor": "top", "yref": "paper", "yshift": -30}, {"font": {"size": 16}, "showarrow": false, "text": "Score", "textangle": -90, "x": 0, "xanchor": "right", "xref": "paper", "xshift": -40, "y": 0.5, "yanchor": "middle", "yref": "paper"}], "height": 1500, "showlegend": false, "width": 800, "xaxis": {"anchor": "y", "domain": [0, 0.45]}, "xaxis2": {"anchor": "y2", "domain": [0.55, 1]}, "xaxis3": {"anchor": "y3", "domain": [0, 0.45]}, "xaxis4": {"anchor": "y4", "domain": [0.55, 1]}, "xaxis5": {"anchor": "y5", "domain": [0, 0.45]}, "xaxis6": {"anchor": "y6", "domain": [0.55, 1]}, "xaxis7": {"anchor": "y7", "domain": [0, 0.45]}, "xaxis8": {"anchor": "y8", "domain": [0.55, 1]}, "yaxis": {"anchor": "x", "domain": [0.78, 1]}, "yaxis2": {"anchor": "x2", "domain": [0.78, 1]}, "yaxis3": {"anchor": "x3", "domain": [0.52, 0.74]}, "yaxis4": {"anchor": "x4", "domain": [0.52, 0.74]}, "yaxis5": {"anchor": "x5", "domain": [0.26, 0.48]}, "yaxis6": {"anchor": "x6", "domain": [0.26, 0.48]}, "yaxis7": {"anchor": "x7", "domain": [0, 0.22]}, "yaxis8": {"anchor": "x8", "domain": [0, 0.22]}}}
